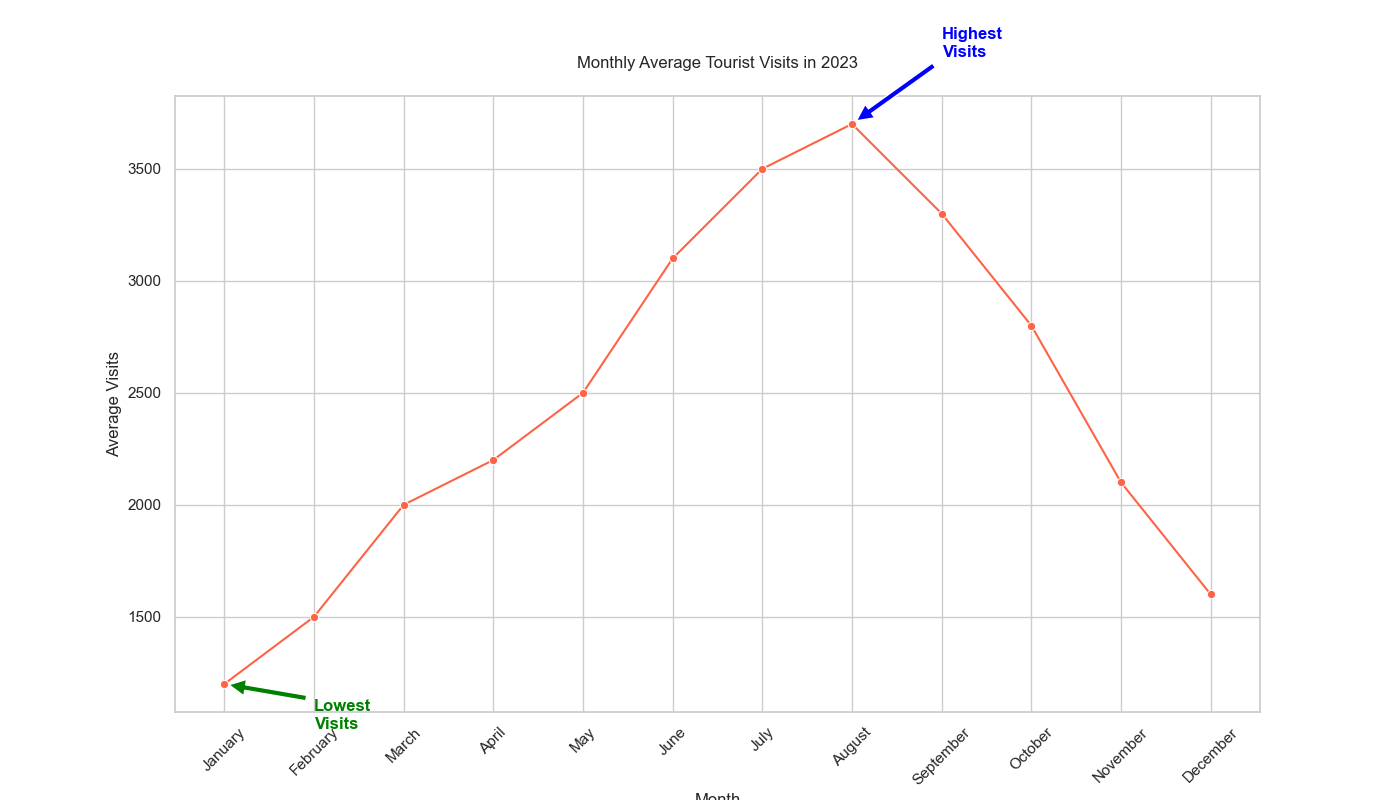

This figure's Python source:

import seaborn as sns
import pandas as pd
import matplotlib.pyplot as plt

# Data dictionary with month and corresponding average tourist visits
data = {
    "Month": ["January", "February", "March", "April", "May", "June",
              "July", "August", "September", "October", "November", "December"],
    "Average_Visits": [1200, 1500, 2000, 2200, 2500, 3100, 3500, 3700, 3300, 2800, 2100, 1600]
}

# Create a DataFrame from the data dictionary
df = pd.DataFrame(data)

# Create a line chart
plt.figure(figsize=(14, 8))  # Changing the size of the chart
sns.lineplot(data=df, x="Month", y="Average_Visits", color="#FF6347", marker="o")

# Annotating the highest and lowest tourist visit points
plt.annotate(
    'Highest\nVisits', xy=('August', 3700), xytext=('September', 4000),
    arrowprops=dict(facecolor='blue', shrink=0.05), color='blue', weight='bold'
)
plt.annotate(
    'Lowest\nVisits', xy=('January', 1200), xytext=('February', 1000),
    arrowprops=dict(facecolor='green', shrink=0.05), color='green', weight='bold'
)

# Adding chart title and labels
plt.title("Monthly Average Tourist Visits in 2023", pad=20)
plt.xlabel("Month")
plt.ylabel("Average Visits")

# Customizing the appearance of the ticks on the x-axis for better readability
plt.xticks(rotation=45)

# Show the final plot
plt.show()
